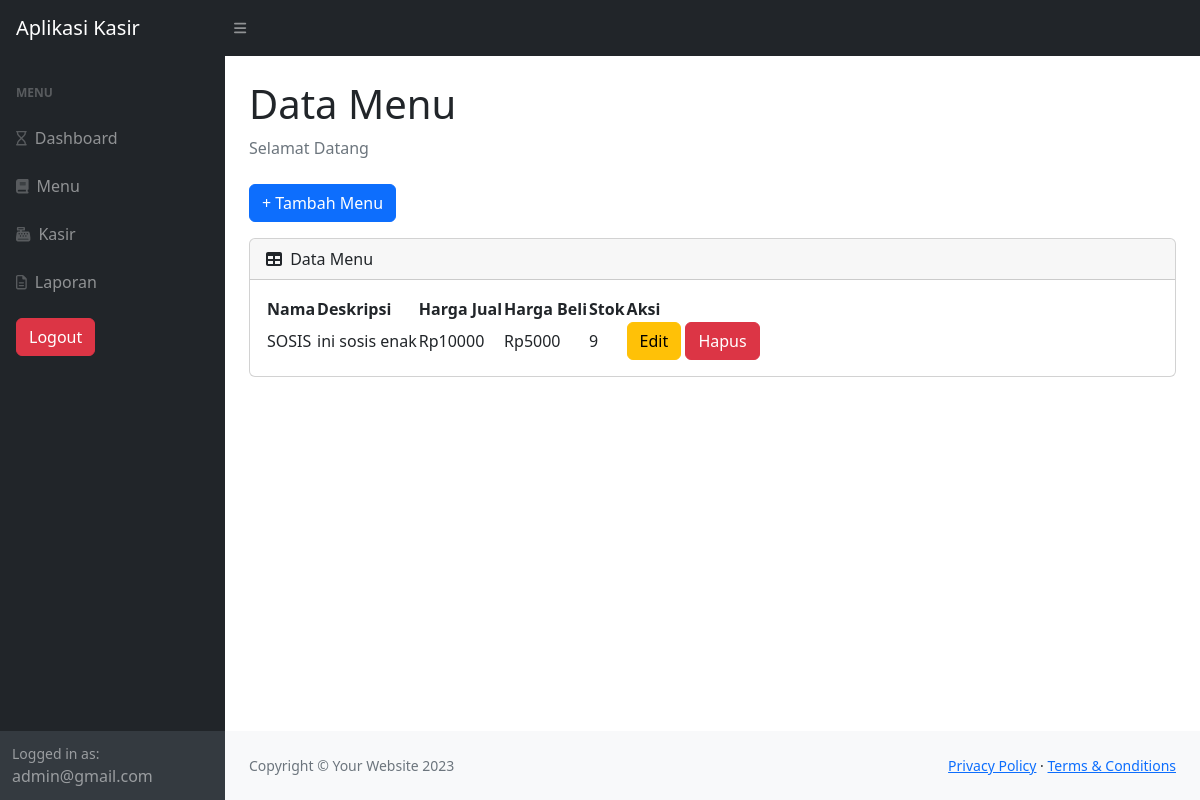
The page /pages/menu/index.php (signed in) on the database its author committed.
### tables this page shows
CREATE TABLE `produk` (
  `id` int NOT NULL,
  `nama` varchar(255) NOT NULL,
  `deskripsi` longtext NOT NULL,
  `harga_jual` bigint NOT NULL,
  `harga_beli` int NOT NULL,
  `stok` int NOT NULL,
  `deleted_at` timestamp NULL DEFAULT NULL
);

### function/menu.php (called while the page is built, shortened)
<?php
include_once "./../../config/database.php";
function getAllMenu(){
    global $conn;
    $query = mysqli_query($conn, "SELECT * FROM produk");
    $data = mysqli_fetch_all($query, MYSQLI_ASSOC);
    return $data;
}
?>

### pages/menu/index.php (the view, shortened to what this page needs)
<?php require_once "./../../views/layouts/header.php" ?>
<?php
require_once "./../../function/menu.php";
$menus = getAllMenu();
?>
<main>
    <div class="container-fluid px-4">
        <h1 class="mt-4">Data Menu</h1>
        <ol class="breadcrumb mb-4">
            <li class="breadcrumb-item active">Selamat Datang</li>
        </ol>
        <a href="<?= BASE_URL ?>/menu/create.php" class="btn btn-primary mb-3">+ Tambah Menu</a>
        <div class="card mb-4">
            <div class="card-header">
                <i class="fas fa-table me-1"></i>
                Data Menu
            </div>
            <div class="card-body">
                <table id="datatablesSimple">
                    <thead>
                        <tr>
                            <th>Nama</th>
                            <th>Deskripsi</th>
                            <th>Harga Jual</th>
                            <th>Harga Beli</th>
                            <th>Stok</th>
                            <th>Aksi</th>
                        </tr>
                    </thead>
                    <tbody>
                        <?php foreach($menus as $menu) : ?>
                            <?php if(!$menu["deleted_at"]) :?>
                                <tr>
                                    <td><?= $menu["nama"] ?></td>
                                    <td><?= $menu["deskripsi"] ?></td>
                                    <td>Rp<?= $menu["harga_jual"] ?></td>
                                    <td>Rp<?= $menu["harga_beli"] ?></td>
                                    <td><?= $menu["stok"] ?></td>
                                    <td class="d-inline">
                                        <a href="<?= BASE_URL ?>/menu/edit.php?id=<?= $menu["id"] ?>" class="btn btn-warning mr-3">Edit</a>
                                        <a href="?id=<?= $menu["id"] ?>" class="btn btn-danger" onclick="return confirm('Apakah anda yakin untuk menghapus data ini?')">Hapus</a>
                                    </td>
                                </tr>
                            <?php endif; ?>
                        <?php endforeach; ?>
                    </tbody>
                </table>
            </div>
        </div>
    </div>
</main>
<?php require_once "./../../views/layouts/footer.php" ?>

### rows shown on the page
produk: nama "SOSIS", deskripsi "ini sosis enak", harga_jual "10000", harga_beli "5000", stok "9"

### other values the page prints
$_SESSION["username"] "admin@gmail.com"
